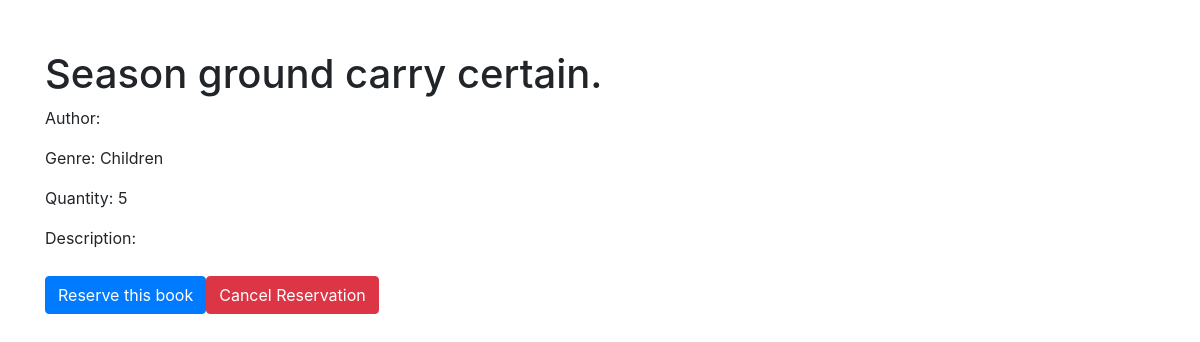
The app's page /users/book/1002/ (signed in) with its own data.
### library/models.py (models this page shows, shortened)
class Book(models.Model):
    title = models.CharField(max_length=200)
    authors = models.ManyToManyField(Author)
    genre = models.ForeignKey(Genre, on_delete=models.CASCADE)
    pub_date = models.DateField('Publication date')
    quantity = models.IntegerField(default=1)

class Genre(models.Model):
    name = models.CharField(max_length=200)
    def __str__(self):
        return self.name

### users/views.py (the view, shortened to what this page needs)
# urls.py: path('book/<int:pk>/', book_detail, name='book-detail'),
@login_required
def book_detail(request, pk):
    book = get_object_or_404(Book, pk=pk)
    reservations = Reservation.objects.filter(user=request.user, book=book)
    available = book.quantity > 0
    remaining_time = None
    if reservations.exists():
        reservation = reservations.first()
        if not reservation.is_expired():
            remaining_time = timezone.timedelta(hours=24) - (timezone.now() - reservation.reserved_at)
    return render(request, 'users/book_detail.html', {
        'book': book,
        'reservations': reservations,
        'available': available,
        'remaining_time': remaining_time
    })

### users/templates/users/book_detail.html (shortened to what this page needs)
<!DOCTYPE html>
<html>
<head>
    <link href="https://stackpath.bootstrapcdn.com/bootstrap/4.3.1/css/bootstrap.min.css" rel="stylesheet">
</head>
<body>
<div class="container">
    <h1>{{ book.title }}</h1>
    <p>Author: {{ book.author }}</p>
    <p>Genre: {{ book.genre }}</p>
    <p>Quantity: {{ book.quantity }}</p>
    <p>Description: {{ book.description }}</p>
    <div class="btn-group">
        <form method="post" action="{% url 'users:book-detail' book.pk %}">
            <button type="submit" class="btn btn-primary">Reserve this book</button>
        </form>
        <form method="post" action="{% url 'users:book-detail' book.pk %}">
            <button type="submit" class="btn btn-danger">Cancel Reservation</button>
        </form>
    </div>
</div>
</body>
</html>

### users/templates/users/book_detail.html (style rules this page uses)
.container { margin-top: 50px; }
.btn-group { margin-top: 10px; }

### records on screen
Book: title "Season ground carry certain.", genre "Children", quantity "5"
